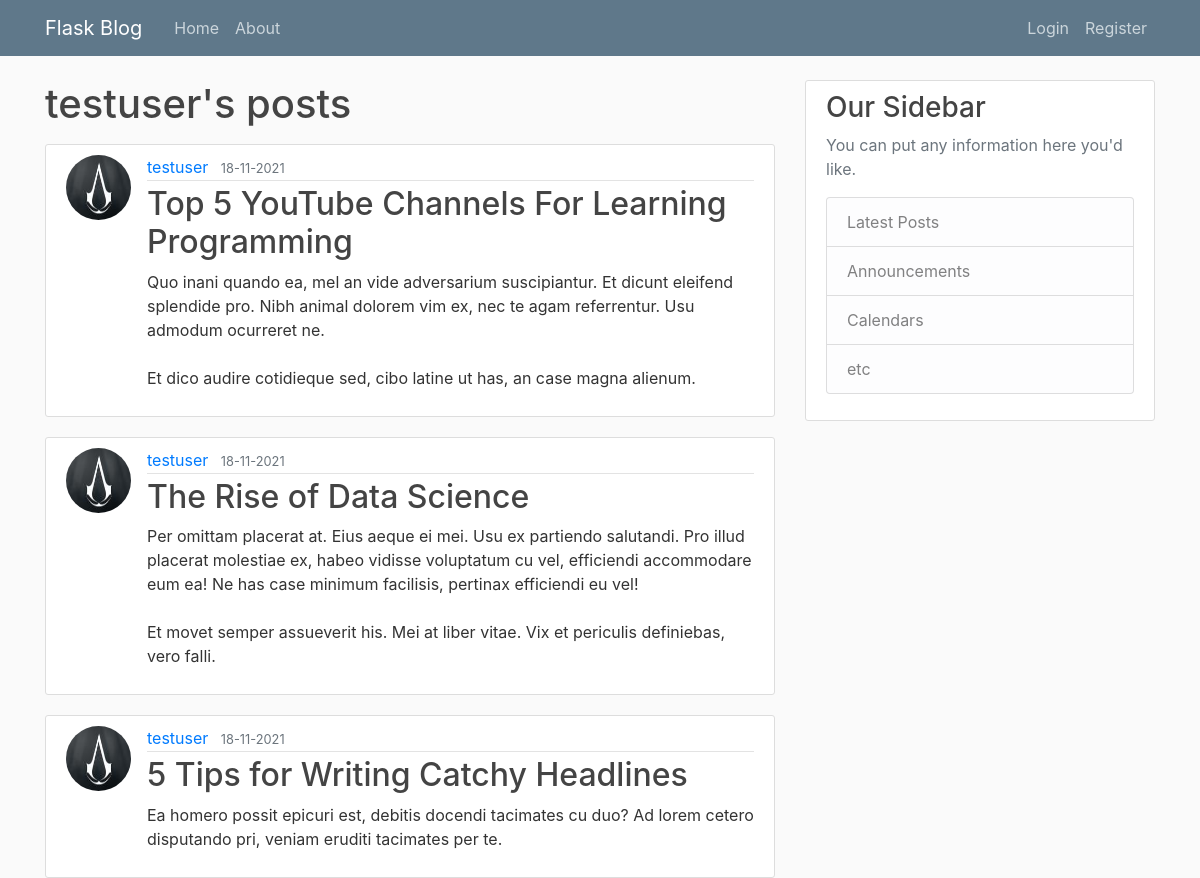
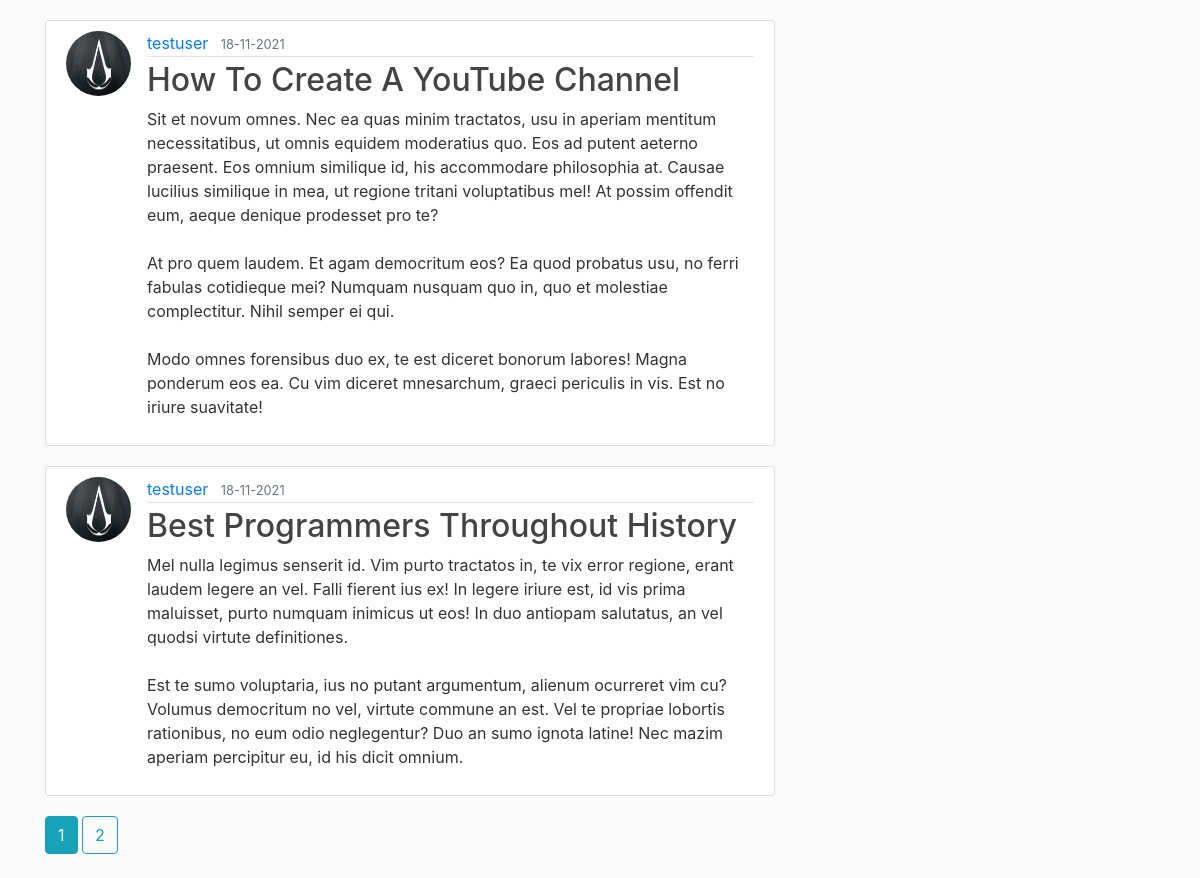
The app's page /user/testuser/posts with its own data (2 pictures, top to bottom).
### blog_webapp/models.py (models this page shows, shortened)
class User(db.Model, UserMixin):
    id = db.Column(db.Integer, primary_key=True)
    username = db.Column(db.String(20), unique=True, nullable=False)
    email = db.Column(db.String(120), unique=True, nullable=False)
    profile_image_file = db.Column(db.String(20), nullable=False,
                                   default='default_profile_image.png')
    password = db.Column(db.String(60), nullable=False)
    posts = db.relationship('Post', backref='author', lazy=True)

class Post(db.Model):
    id = db.Column(db.Integer, primary_key=True)
    title = db.Column(db.String(100), nullable=False)
    timestamp = db.Column(db.DateTime, nullable=False, default=datetime.utcnow)
    content = db.Column(db.Text, nullable=False)
    user_id = db.Column(db.Integer, db.ForeignKey('user.id'), nullable=False)

### blog_webapp/users/routes.py (the view)
@users.route('/user/<string:username>/posts', methods=['GET'])
def get_user_posts(username):
    curr_page_num = request.args.get('page_num', 1, type=int)
    user = User.query.filter_by(username=username).first_or_404()
    posts_paginated = Post.query\
        .filter_by(author=user)\
        .order_by(Post.timestamp.desc())\
        .paginate(page=curr_page_num, per_page=5)
    posts = [post for post in posts_paginated.items]
    all_page_nums = [page_num for page_num in posts_paginated.iter_pages(left_edge=1,
                                                                         left_current=1, right_current=2,
                                                                         right_edge=1)]
    return render_template('user_posts.html', posts=posts, curr_page_num=curr_page_num, all_page_nums=all_page_nums, user=user)

### blog_webapp/templates/user_posts.html
{% extends "layout.html" %}
{% block content %}
    <h1 class="mb-3">{{user.username}}'s posts</h1>
    {% for post in posts %}
    <article class="media content-section">
        <img class="rounded-circle article-img" src=" {{url_for('static', filename='profile_pics/'+post.author.profile_image_file) }}" alt="">
        <div class="media-body">
            <div class="article-metadata">
                <a class="mr-2" href="#">{{ post.author.username }}</a>
                <small class="text-muted">{{ post.timestamp.strftime('%d-%m-%Y') }}</small>
            </div>
            <h2><a class="article-title" href="{{ url_for('posts.get_post', post_id=post.id) }}">{{ post.title }}</a></h2>
            <p class="article-content">{{ post.content }}</p>
        </div>
    </article>
    {% endfor %}
    {% for page_num in all_page_nums %}
        {% if page_num %}
            {% if page_num == curr_page_num %}
                <a href="{{ url_for('users.get_user_posts', page_num=page_num, username=user.username) }}" class="btn btn-info mb-4">{{ page_num }}</a>
            {% else %}
                <a href="{{ url_for('users.get_user_posts', page_num=page_num, username=user.username) }}" class="btn btn-outline-info mb-4">{{ page_num }}</a>
            {% endif %}
        {% else %}
            ...
        {% endif %}
    {% endfor %}
{% endblock content %}

### blog_webapp/static/main.css (style rules this page uses)
body { background: #fafafa; color: #333333; margin-top: 5rem; }
h1, h2, h3, h4, h5, h6 { color: #444444; }
.content-section { background: #ffffff; padding: 10px 20px; border: 1px solid #dddddd; border-radius: 3px; margin-bottom: 20px; }
.article-title { color: #444444; }
.article-content { white-space: pre-line; }
.article-img { height: 65px; width: 65px; margin-right: 16px; }
.article-metadata { padding-bottom: 1px; margin-bottom: 4px; border-bottom: 1px solid #e3e3e3 }

### records on screen
User: username "testuser"
Post: profile_image_file (picture), author.username "testuser", timestamp "18-11-2021", title "Top 5 YouTube Channels For Learning Programming", content "Quo inani quando ea, mel an vide adversarium suscipiantur. Et dicunt eleifend splendide pro. Nibh animal dolorem vim ex, nec te agam referrentur. Usu admodum ocurreret ne. Et dico audire cotidieque sed, cibo latine ut has, an case magna alienum."
Post: profile_image_file (picture), author.username "testuser", timestamp "18-11-2021", title "The Rise of Data Science", content "Per omittam placerat at. Eius aeque ei mei. Usu ex partiendo salutandi. Pro illud placerat molestiae ex, habeo vidisse voluptatum cu vel, efficiendi accommodare eum ea! Ne has case minimum facilisis, pertinax efficiendi eu vel! Et movet semper assueverit his. Mei at liber vitae. Vix et periculis definiebas, vero falli."
Post: profile_image_file (picture), author.username "testuser", timestamp "18-11-2021", title "5 Tips for Writing Catchy Headlines", content "Ea homero possit epicuri est, debitis docendi tacimates cu duo? Ad lorem cetero disputando pri, veniam eruditi tacimates per te."
Post: profile_image_file (picture), author.username "testuser", timestamp "18-11-2021", title "How To Create A YouTube Channel", content "Sit et novum omnes. Nec ea quas minim tractatos, usu in aperiam mentitum necessitatibus, ut omnis equidem moderatius quo. Eos ad putent aeterno praesent. Eos omnium similique id, his accommodare philosophia at. Causae lucilius similique in mea, ut regione tritani voluptatibus mel! At possim offendit eum, aeque denique prodesset pro te? At pro quem laudem. Et agam democritum eos? Ea quod probatus usu, no ferri fabulas cotidieque mei? Numquam nusquam quo in, quo et molestiae complectitur. Nihil semper ei qui. Modo omnes forensibus duo ex, te est diceret bonorum labores! Magna ponderum eos ea. Cu vim diceret mnesarchum, graeci periculis in vis. Est no iriure suavitate!"
Post: profile_image_file (picture), author.username "testuser", timestamp "18-11-2021", title "Best Programmers Throughout History", content "Mel nulla legimus senserit id. Vim purto tractatos in, te vix error regione, erant laudem legere an vel. Falli fierent ius ex! In legere iriure est, id vis prima maluisset, purto numquam inimicus ut eos! In duo antiopam salutatus, an vel quodsi virtute definitiones. Est te sumo voluptaria, ius no putant argumentum, alienum ocurreret vim cu? Volumus democritum no vel, virtute commune an est. Vel te propriae lobortis rationibus, no eum odio neglegentur? Duo an sumo ignota latine! Nec mazim aperiam percipitur eu, id his dicit omnium."

### other values on screen
{{ page_num }} "1"
{{ page_num }} "2"
